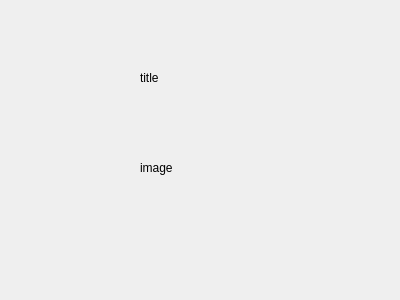
<?xml version="1.0" encoding="UTF-8"?>
<ui version="4.0">
 <class>previewWidget</class>
 <widget class="QWidget" name="previewWidget">
  <property name="geometry">
   <rect>
    <x>0</x>
    <y>0</y>
    <width>400</width>
    <height>300</height>
   </rect>
  </property>
  <property name="windowTitle">
   <string>Form</string>
  </property>
  <widget class="QLabel" name="titleLabel">
   <property name="geometry">
    <rect>
     <x>140</x>
     <y>70</y>
     <width>58</width>
     <height>16</height>
    </rect>
   </property>
   <property name="text">
    <string>title</string>
   </property>
  </widget>
  <widget class="QLabel" name="imageLabel">
   <property name="geometry">
    <rect>
     <x>140</x>
     <y>160</y>
     <width>58</width>
     <height>16</height>
    </rect>
   </property>
   <property name="text">
    <string>image</string>
   </property>
  </widget>
 </widget>
 <resources/>
 <connections/>
</ui>
